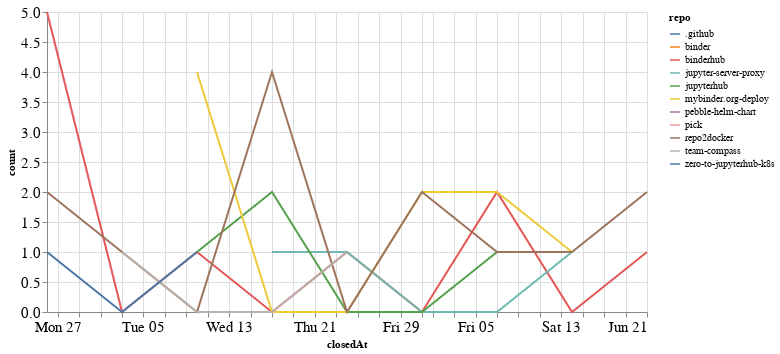

Write notebook code for a chart like this one.
### Code cell
closed_by_time = closed_by.groupby('repo').resample('W', on='closedAt').count()['author'].reset_index()
closed_by_time = closed_by_time.rename(columns={'author': 'count'})

alt.Chart(closed_by_time, width=600).mark_line().encode(
    x='closedAt',
    y='count',
    color='repo',
    tooltip="repo"
)

### Figure 1 — Vega-Lite specification as saved in the notebook (floating-point values rounded to 4 significant figures)
{"config": {"axisLeft": {"labelFontSize": 15}, "axisBottom": {"labelFontSize": 15}}, "data": {"name": "data-d89d57ed8a3571d87d5bf0b7ecc7f959"}, "mark": "line", "encoding": {"color": {"type": "nominal", "field": "repo"}, "tooltip": {"type": "nominal", "field": "repo"}, "x": {"type": "temporal", "field": "closedAt"}, "y": {"type": "quantitative", "field": "count"}}, "width": 600, "$schema": "https://vega.github.io/schema/vega-lite/v4.8.1.json", "datasets": {"data-d89d57ed8a3571d87d5bf0b7ecc7f959": [{"repo": ".github", "closedAt": "2020-05-24T00:00:00", "count": 1}, {"repo": "binder", "closedAt": "2020-06-21T00:00:00", "count": 1}, {"repo": "binderhub", "closedAt": "2020-04-26T00:00:00", "count": 5}, {"repo": "binderhub", "closedAt": "2020-05-03T00:00:00", "count": 0}, {"repo": "binderhub", "closedAt": "2020-05-10T00:00:00", "count": 1}, {"repo": "binderhub", "closedAt": "2020-05-17T00:00:00", "count": 0}, {"repo": "binderhub", "closedAt": "2020-05-24T00:00:00", "count": 1}, {"repo": "binderhub", "closedAt": "2020-05-31T00:00:00", "count": 0}, {"repo": "binderhub", "closedAt": "2020-06-07T00:00:00", "count": 2}, {"repo": "binderhub", "closedAt": "2020-06-14T00:00:00", "count": 0}, {"repo": "binderhub", "closedAt": "2020-06-21T00:00:00", "count": 1}, {"repo": "jupyter-server-proxy", "closedAt": "2020-05-17T00:00:00", "count": 1}, {"repo": "jupyter-server-proxy", "closedAt": "2020-05-24T00:00:00", "count": 1}, {"repo": "jupyter-server-proxy", "closedAt": "2020-05-31T00:00:00", "count": 0}, {"repo": "jupyter-server-proxy", "closedAt": "2020-06-07T00:00:00", "count": 0}, {"repo": "jupyter-server-proxy", "closedAt": "2020-06-14T00:00:00", "count": 1}, {"repo": "jupyterhub", "closedAt": "2020-05-10T00:00:00", "count": 1}, {"repo": "jupyterhub", "closedAt": "2020-05-17T00:00:00", "count": 2}, {"repo": "jupyterhub", "closedAt": "2020-05-24T00:00:00", "count": 0}, {"repo": "jupyterhub", "closedAt": "2020-05-31T00:00:00", "count": 0}, {"repo": "jupyterhub", "closedAt": "2020-06-07T00:00:00", "count": 1}, {"repo": "mybinder.org-deploy", "closedAt": "2020-05-10T00:00:00", "count": 4}, {"repo": "mybinder.org-deploy", "closedAt": "2020-05-17T00:00:00", "count": 0}, {"repo": "mybinder.org-deploy", "closedAt": "2020-05-24T00:00:00", "count": 0}, {"repo": "mybinder.org-deploy", "closedAt": "2020-05-31T00:00:00", "count": 2}, {"repo": "mybinder.org-deploy", "closedAt": "2020-06-07T00:00:00", "count": 2}, {"repo": "mybinder.org-deploy", "closedAt": "2020-06-14T00:00:00", "count": 1}, {"repo": "pebble-helm-chart", "closedAt": "2020-06-07T00:00:00", "count": 1}, {"repo": "pick", "closedAt": "2020-06-14T00:00:00", "count": 1}, {"repo": "repo2docker", "closedAt": "2020-04-26T00:00:00", "count": 2}, {"repo": "repo2docker", "closedAt": "2020-05-03T00:00:00", "count": 1}, {"repo": "repo2docker", "closedAt": "2020-05-10T00:00:00", "count": 0}, {"repo": "repo2docker", "closedAt": "2020-05-17T00:00:00", "count": 4}, {"repo": "repo2docker", "closedAt": "2020-05-24T00:00:00", "count": 0}, {"repo": "repo2docker", "closedAt": "2020-05-31T00:00:00", "count": 2}, {"repo": "repo2docker", "closedAt": "2020-06-07T00:00:00", "count": 1}, {"repo": "repo2docker", "closedAt": "2020-06-14T00:00:00", "count": 1}, {"repo": "repo2docker", "closedAt": "2020-06-21T00:00:00", "count": 2}, {"repo": "team-compass", "closedAt": "2020-05-03T00:00:00", "count": 1}, {"repo": "team-compass", "closedAt": "2020-05-10T00:00:00", "count": 0}, {"repo": "team-compass", "closedAt": "2020-05-17T00:00:00", "count": 0}, {"repo": "team-compass", "closedAt": "2020-05-24T00:00:00", "count": 1}, {"repo": "zero-to-jupyterhub-k8s", "closedAt": "2020-04-26T00:00:00", "count": 1}, {"repo": "zero-to-jupyterhub-k8s", "closedAt": "2020-05-03T00:00:00", "count": 0}, {"repo": "zero-to-jupyterhub-k8s", "closedAt": "2020-05-10T00:00:00", "count": 1}]}}
